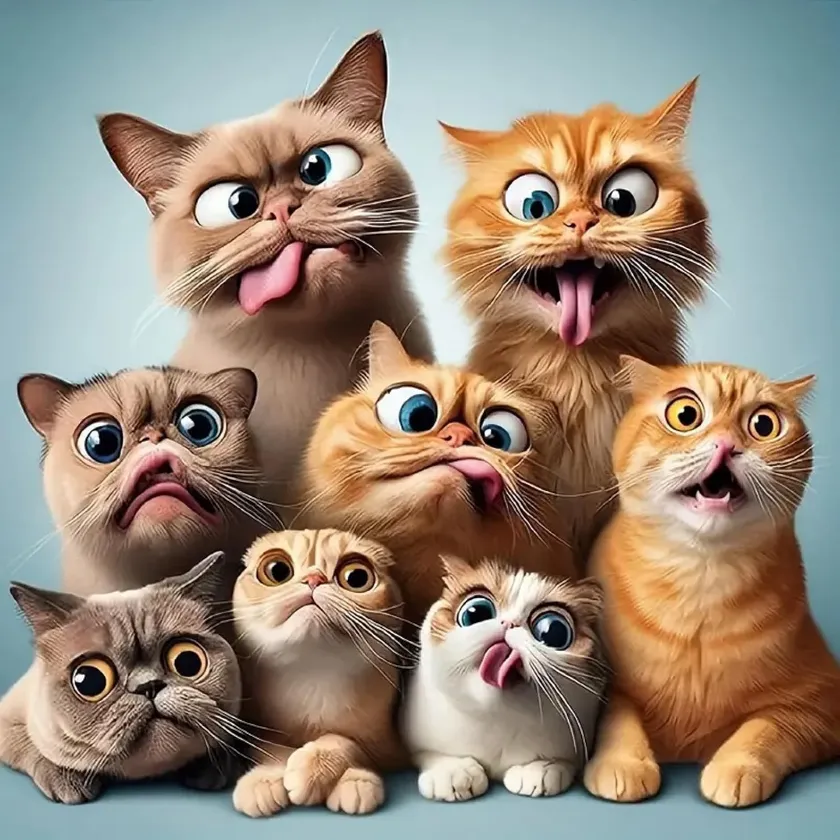
#> input picture Resources/Photos/cats.webp, 840 x 840 px, shrunk from 1500 x 1500 before the run
$ python histogram.py
#> lines starting #> are read from the running program, lines starting #| are printed output that depends on the picture; after the words box and inside, x2 and y2 are one past the last pixel; in counts of white or black regions, pixels touching at a corner belong together
import cv2 as cv
import matplotlib.pyplot as plt
import numpy as np

# Load image
img = cv.imread('../Resources/Photos/cats.webp')
#> img is the input picture: shape (840, 840, 3); mean B, G, R 123.9, 138.1, 150.8
cv.imshow('Original Cats', img)

# Create blank mask
blank = np.zeros(img.shape[:2], dtype='uint8')

# Circle mask (centered)
mask = cv.circle(blank, (img.shape[1]//2, img.shape[0]//2), 120, 255, -1)
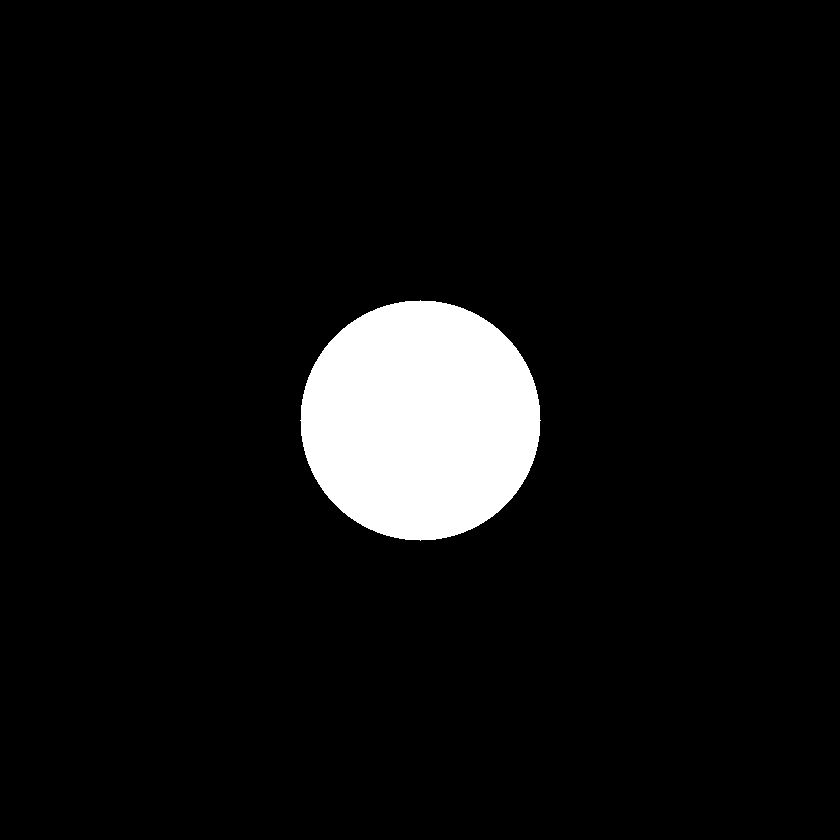
#> blank: shape (840, 840); 6.4% white; 1 white region, box (x1, y1, x2, y2) and area: (300, 300, 541, 541) 45225

# Apply mask
masked = cv.bitwise_and(img, img, mask=mask)
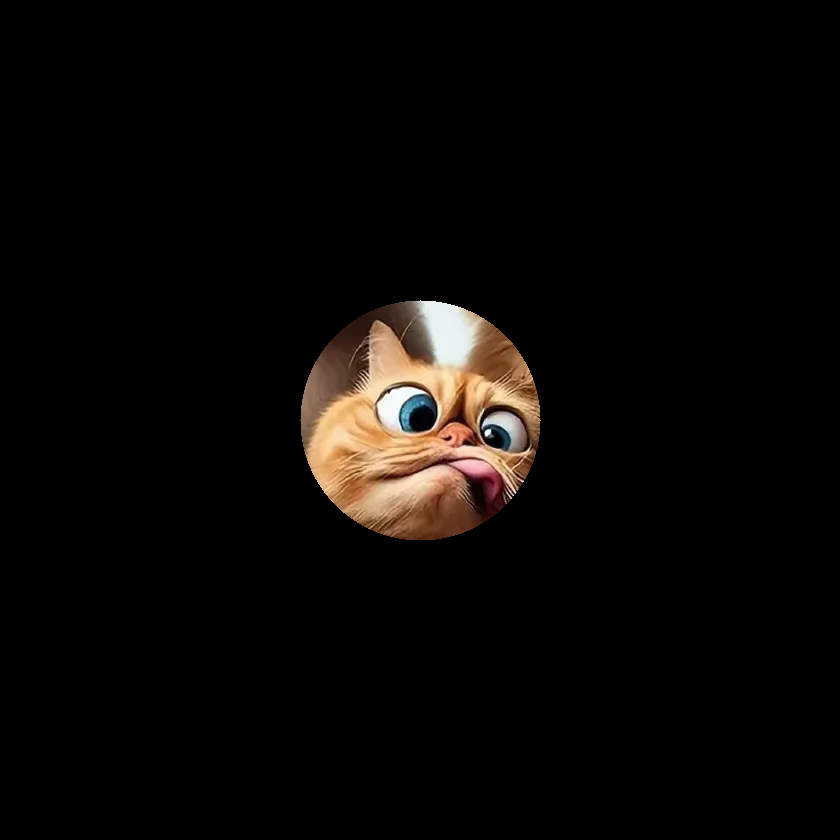
#> masked: shape (840, 840, 3); mean B, G, R 6.5, 8.3, 10.7
cv.imshow('Masked Cats', masked)

# Colour histogram with labels and background color
plt.figure(figsize=(8,4), facecolor='lightyellow')   # set figure background
plt.title('Colour Histogram with Mask')
plt.xlabel('Bins')
plt.ylabel('Pixel Count')

colors = ('b', 'g', 'r')
for i, col in enumerate(colors):
    hist = cv.calcHist([img], [i], mask, [256], [0,256])
    plt.plot(hist, color=col, label=f'{col.upper()} channel')
    plt.xlim([0,256])

plt.legend()
plt.gca().set_facecolor('whitesmoke')   # set plot area background
plt.show()
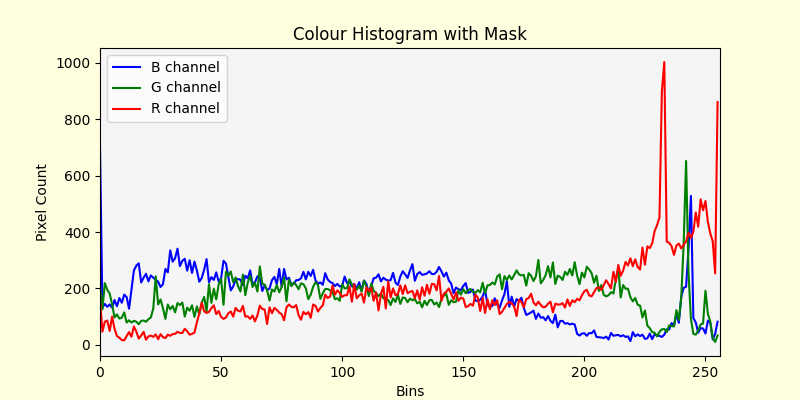
#> figure drawn by matplotlib, 1 panel; curve peaks at x = 0, y = 697; curve peaks at x = 242, y = 652; curve peaks at x = 233, y = 1003

cv.waitKey(0)
cv.destroyAllWindows()

$ run again, with Resources/Photos/al.jpg saved as Resources/Photos/cats.webp
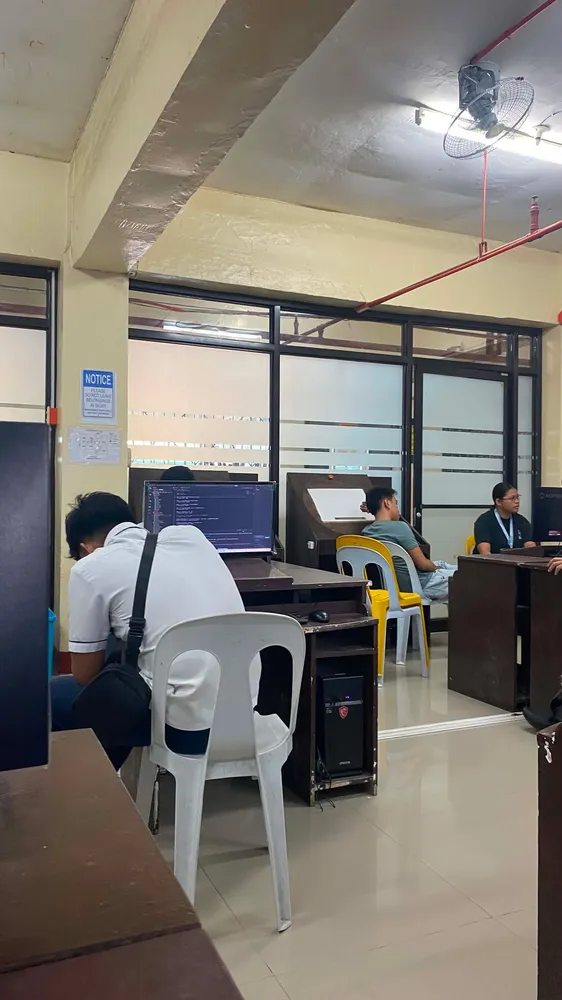
#> input picture Resources/Photos/al.jpg, 562 x 1000 px, shrunk from 1152 x 2048 before the run
#> img is the input picture: shape (1000, 562, 3); mean B, G, R 115, 122.5, 127.3
#> `mask = cv.circle(blank, (img.shape[1]//2, img.shape[0]//2), 120, 255, ..`:
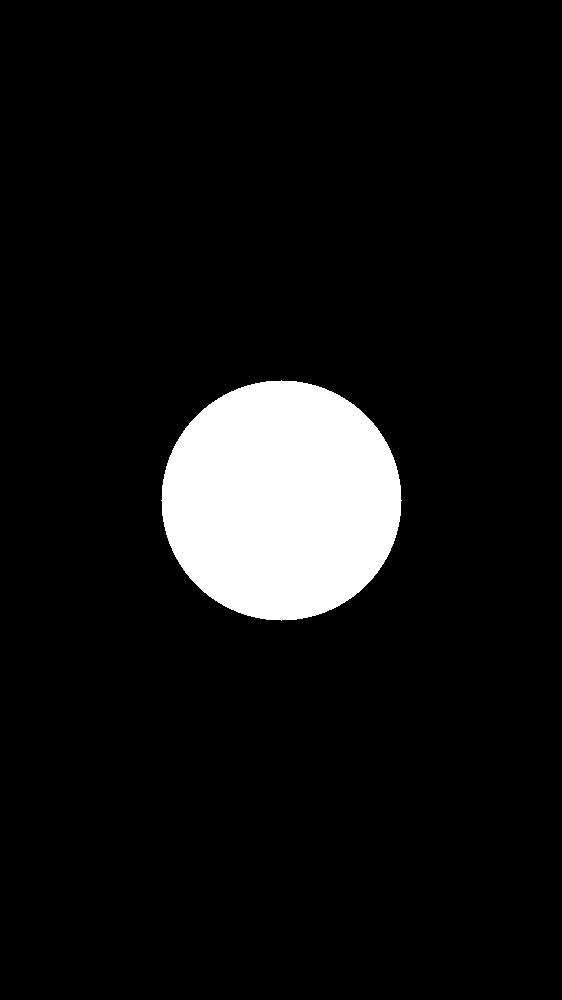
#> blank: shape (1000, 562); 8% white; 1 white region, box (x1, y1, x2, y2) and area: (161, 380, 402, 621) 45225
#> `plt.show()`:
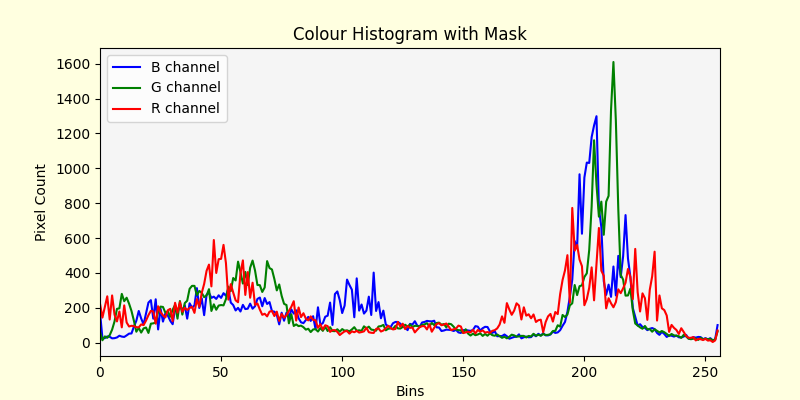
#> figure drawn by matplotlib, 1 panel; curve peaks at x = 205, y = 1299; curve peaks at x = 212, y = 1610; curve peaks at x = 195, y = 773

$ run again, with Resources/Photos/dogcat.jpg saved as Resources/Photos/cats.webp
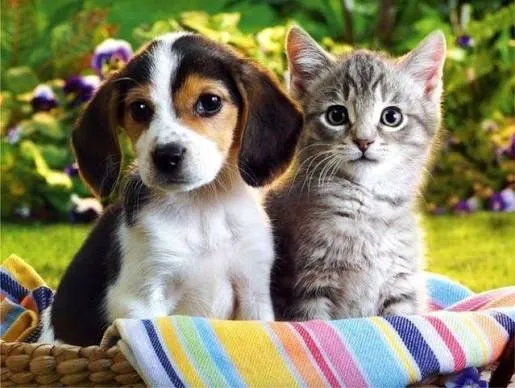
#> input picture Resources/Photos/dogcat.jpg, 515 x 388 px
#> img is the input picture: shape (388, 515, 3); mean B, G, R 100.5, 130.3, 133.1
#> `mask = cv.circle(blank, (img.shape[1]//2, img.shape[0]//2), 120, 255, ..`:
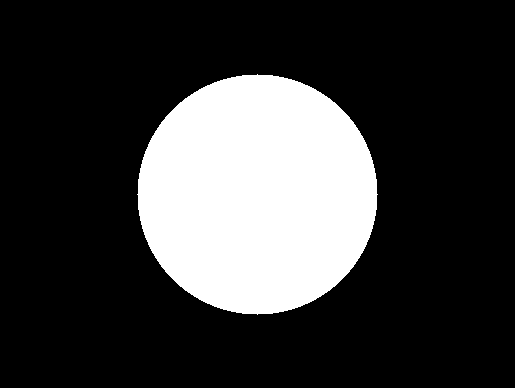
#> blank: shape (388, 515); 22.6% white; 1 white region, box (x1, y1, x2, y2) and area: (137, 74, 378, 315) 45225
#> `plt.show()`:
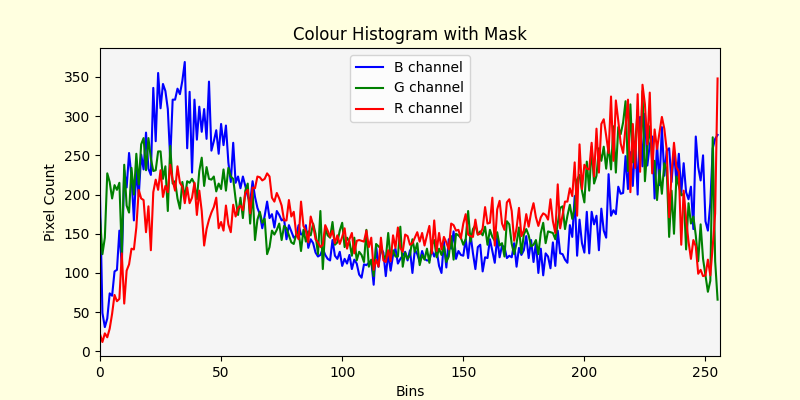
#> figure drawn by matplotlib, 1 panel; curve peaks at x = 35, y = 369; curve peaks at x = 224, y = 332; curve peaks at x = 255, y = 348
